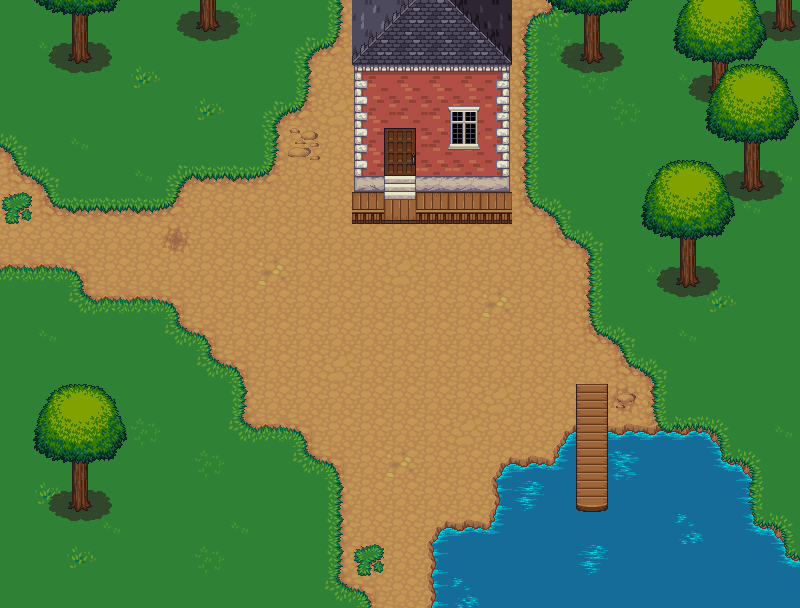

This is a level from a 2D game, rendered from its Tiled map with the project's own tilesets. A one-line summary and the map file follow, with tile-layer data summarised:
An orthogonal 25x19 tile map with 32x32 px tiles, 8 tile layers (sand, grass, house, house2, ...), 10 tilesets.

<map version="1.0" orientation="orthogonal" width="25" height="19" tilewidth="32" tileheight="32">
 <tileset firstgid="1" name="grass" tilewidth="32" tileheight="32">
  <image source="tilesets/grass.png" trans="ffffff" width="96" height="192" />
  <tile id="10">
   <properties>
    <property name="pass" value="true" />
   </properties>
  </tile>
 </tileset>
 <tileset firstgid="19" name="dirt" tilewidth="32" tileheight="32">
  <image source="tilesets/dirt.png" trans="ffffff" width="96" height="192" />
 </tileset>
 <tileset firstgid="37" name="treetop" tilewidth="32" tileheight="32">
  <image source="tilesets/treetop.png" trans="ffffff" width="192" height="224" />
 </tileset>
 <tileset firstgid="79" name="trunk" tilewidth="32" tileheight="32">
  <image source="tilesets/trunk.png" trans="ffffff" width="192" height="96" />
  <tile id="7">
   <properties>
    <property name="pass" value="false" />
   </properties>
  </tile>
  <tile id="10">
   <properties>
    <property name="pass" value="false" />
   </properties>
  </tile>
 </tileset>
 <tileset firstgid="97" name="water" tilewidth="32" tileheight="32">
  <image source="tilesets/water.png" trans="ffffff" width="96" height="192" />
  <tile id="0">
   <properties>
    <property name="pass" value="false" />
   </properties>
  </tile>
  <tile id="1">
   <properties>
    <property name="pass" value="false" />
   </properties>
  </tile>
  <tile id="2">
   <properties>
    <property name="pass" value="false" />
   </properties>
  </tile>
  <tile id="4">
   <properties>
    <property name="pass" value="false" />
   </properties>
  </tile>
  <tile id="5">
   <properties>
    <property name="pass" value="false" />
   </properties>
  </tile>
  <tile id="6">
   <properties>
    <property name="pass" value="false" />
   </properties>
  </tile>
  <tile id="7">
   <properties>
    <property name="pass" value="false" />
   </properties>
  </tile>
  <tile id="8">
   <properties>
    <property name="pass" value="false" />
   </properties>
  </tile>
  <tile id="9">
   <properties>
    <property name="pass" value="false" />
   </properties>
  </tile>
  <tile id="10">
   <properties>
    <property name="pass" value="false" />
   </properties>
  </tile>
  <tile id="11">
   <properties>
    <property name="pass" value="false" />
   </properties>
  </tile>
  <tile id="12">
   <properties>
    <property name="pass" value="false" />
   </properties>
  </tile>
  <tile id="14">
   <properties>
    <property name="pass" value="false" />
   </properties>
  </tile>
  <tile id="15">
   <properties>
    <property name="pass" value="false" />
   </properties>
  </tile>
  <tile id="16">
   <properties>
    <property name="pass" value="false" />
   </properties>
  </tile>
  <tile id="17">
   <properties>
    <property name="pass" value="false" />
   </properties>
  </tile>
 </tileset>
 <tileset firstgid="115" name="watergrass" tilewidth="32" tileheight="32">
  <image source="tilesets/watergrass.png" trans="ffffff" width="96" height="192" />
  <tile id="1">
   <properties>
    <property name="pass" value="false" />
   </properties>
  </tile>
  <tile id="2">
   <properties>
    <property name="pass" value="false" />
   </properties>
  </tile>
  <tile id="4">
   <properties>
    <property name="pass" value="false" />
   </properties>
  </tile>
  <tile id="5">
   <properties>
    <property name="pass" value="false" />
   </properties>
  </tile>
  <tile id="6">
   <properties>
    <property name="pass" value="false" />
   </properties>
  </tile>
  <tile id="7">
   <properties>
    <property name="pass" value="false" />
   </properties>
  </tile>
  <tile id="8">
   <properties>
    <property name="pass" value="false" />
   </properties>
  </tile>
  <tile id="9">
   <properties>
    <property name="pass" value="false" />
   </properties>
  </tile>
  <tile id="10">
   <properties>
    <property name="pass" value="false" />
   </properties>
  </tile>
  <tile id="11">
   <properties>
    <property name="pass" value="false" />
   </properties>
  </tile>
  <tile id="12">
   <properties>
    <property name="pass" value="false" />
   </properties>
  </tile>
  <tile id="13">
   <properties>
    <property name="pass" value="false" />
   </properties>
  </tile>
  <tile id="14">
   <properties>
    <property name="pass" value="false" />
   </properties>
  </tile>
  <tile id="15">
   <properties>
    <property name="pass" value="false" />
   </properties>
  </tile>
  <tile id="16">
   <properties>
    <property name="pass" value="false" />
   </properties>
  </tile>
  <tile id="17">
   <properties>
    <property name="pass" value="false" />
   </properties>
  </tile>
 </tileset>
 <tileset firstgid="133" name="castlefloors_outside" tilewidth="32" tileheight="32">
  <image source="tilesets/castlefloors_outside.png" trans="ffffff" width="128" height="160" />
 </tileset>
 <tileset firstgid="153" name="dungeon" tilewidth="32" tileheight="32">
  <image source="tilesets/dungeon.png" trans="ffffff" width="416" height="256" />
 </tileset>
 <tileset firstgid="257" name="house" tilewidth="32" tileheight="32">
  <image source="tilesets/house.png" trans="ffffff" width="288" height="224" />
  <tile id="0">
   <properties>
    <property name="pass" value="false" />
   </properties>
  </tile>
  <tile id="2">
   <properties>
    <property name="pass" value="false" />
   </properties>
  </tile>
  <tile id="5">
   <properties>
    <property name="pass" value="false" />
   </properties>
  </tile>
  <tile id="9">
   <properties>
    <property name="pass" value="false" />
   </properties>
  </tile>
  <tile id="11">
   <properties>
    <property name="pass" value="false" />
   </properties>
  </tile>
  <tile id="18">
   <properties>
    <property name="pass" value="false" />
   </properties>
  </tile>
  <tile id="19">
   <properties>
    <property name="pass" value="false" />
   </properties>
  </tile>
  <tile id="20">
   <properties>
    <property name="pass" value="false" />
   </properties>
  </tile>
  <tile id="36">
   <properties>
    <property name="pass" value="false" />
   </properties>
  </tile>
  <tile id="38">
   <properties>
    <property name="pass" value="false" />
   </properties>
  </tile>
  <tile id="45">
   <properties>
    <property name="pass" value="false" />
   </properties>
  </tile>
  <tile id="46">
   <properties>
    <property name="pass" value="false" />
   </properties>
  </tile>
  <tile id="47">
   <properties>
    <property name="pass" value="false" />
   </properties>
  </tile>
 </tileset>
 <tileset firstgid="320" name="bridges" tilewidth="32" tileheight="32">
  <image source="tilesets/bridges.png" trans="ffffff" width="192" height="224" />
  <tile id="4">
   <properties>
    <property name="pass" value="false" />
   </properties>
  </tile>
  <tile id="27">
   <properties>
    <property name="pass" value="true" />
   </properties>
  </tile>
  <tile id="33">
   <properties>
    <property name="pass" value="true" />
   </properties>
  </tile>
 </tileset>
 <layer name="sand" width="25" height="19">
  <data>[475 cells, 197 non-empty, 16 distinct tile ids]</data>
 </layer>
 <layer name="grass" width="25" height="19">
  <properties>
   <property name="" value="" />
  </properties>
  <data>[475 cells, 282 non-empty, 19 distinct tile ids]</data>
 </layer>
 <layer name="house" width="25" height="19">
  <data>[475 cells, 131 non-empty, 29 distinct tile ids]</data>
 </layer>
 <layer name="house2" width="25" height="19">
  <data>[475 cells, 13 non-empty, 8 distinct tile ids]</data>
 </layer>
 <layer name="player" width="25" height="19">
  <properties>
   <property name="player" value="true" />
  </properties>
  <data>[475 cells, 0 non-empty, 0 distinct tile ids]</data>
 </layer>
 <layer name="trunk" width="25" height="19">
  <data>[475 cells, 16 non-empty, 9 distinct tile ids]</data>
 </layer>
 <layer name="treetop" width="25" height="19">
  <data>[475 cells, 39 non-empty, 15 distinct tile ids]</data>
 </layer>
 <layer name="Tile Layer 8" width="25" height="19">
  <data>[475 cells, 0 non-empty, 0 distinct tile ids]</data>
 </layer>
</map>
